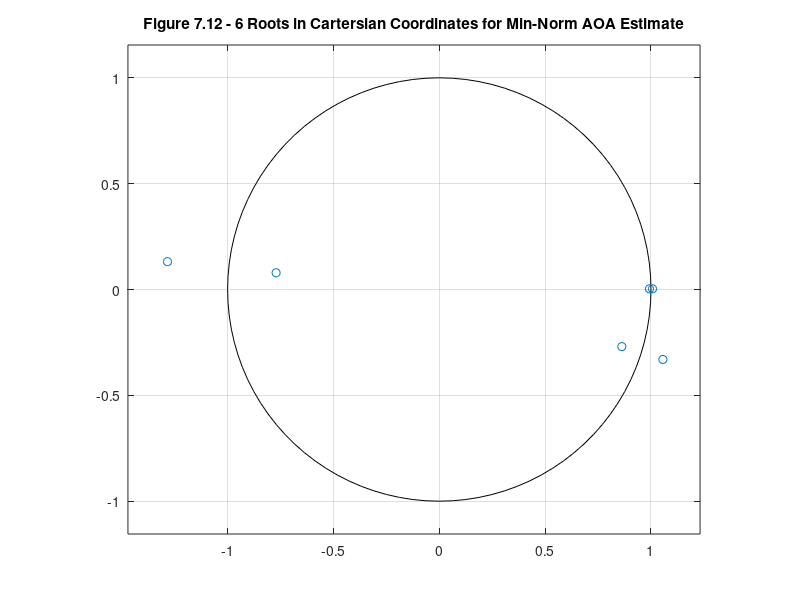
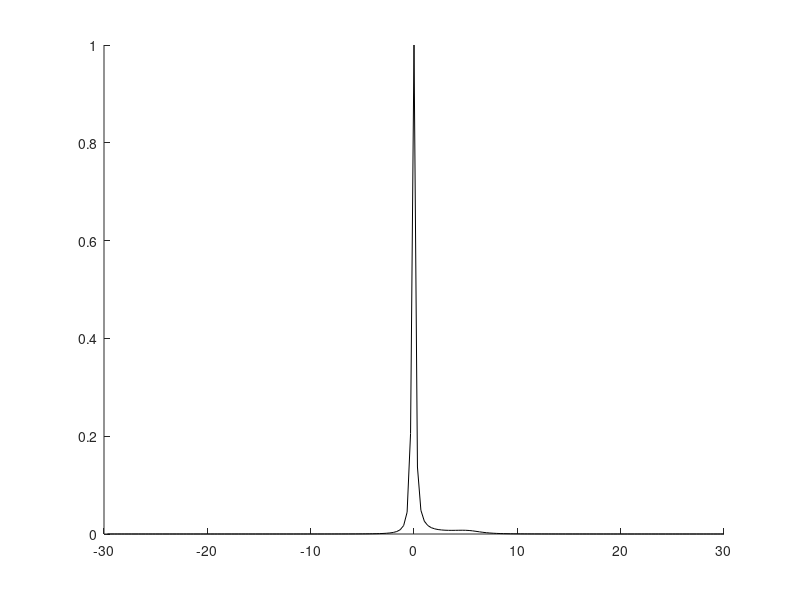

Write MATLAB code to recreate these figures, in order. (Note: this script raises an error after producing the figures.)
%%%%%%%%%%%%%%%%%%%%%%%%%%%%%%%%%%%%%%%%%%%%%%%%%%%%%%%%%%%%%%
%%                                                          %%
%%  ******************************************************  %%
%%  * Smart Antennas for Wireless Applications w/ Matlab *  %%
%%  ******************************************************  %%
%%                                                          %%
%% Chapter 7: Ex 7.14                                       %%
%%                                                          %%
%% Author: Frank Gross                                      %%
%% McGraw-Hill, 2005                                        %%
%% Date:  1/26/2004                                         %%
%%                                                          %%
%% This code creates Figures 7.12 & 7.13, a plot of the     %%
%%     roots determined by the Min-Norm AOA estimate in     %%
%%     cartesian coordinates and a plot of a Min-Norm       %%
%%     Pseudospectrum for theta1= -2 & theta2 = 4. Use      %%
%%     time averages instead of expected values by assuming %%
%%     ergodicity of the mean and ergodicity of the         %%
%%     correlation.                                         %% 
%%%%%%%%%%%%%%%%%%%%%%%%%%%%%%%%%%%%%%%%%%%%%%%%%%%%%%%%%%%%%%      

%%------------------- Define Variables:---------------------%%
% M - # of elements in array                                 %
% sig2 - noise variance                                      %
% D - number of signals                                      %
% th1, th2 - angles of arrival                               %
% K - Length of time samples                                 %
% u1 - cartesian basis vector                                %
% a1, a2, a - array steering vectors                         %
% A - Steering vector matrix                                 %
% Rss - Source correlation matrix                            %
% Rnn - noise correlation matrix                             %
% Rns - noise/signal correlation matrix                      %
% Rsn - signal/noise correlation matrix                      %
% Rxx - Array correlation matrix                             %
% V,Dia - eigen vectors, V and eigen values, D of Rxx        %
% EN - Noise subspace matrix                                 %
% P - Min-Norm Psuedospectra                                 % 
% C - hermetian matrix composed of noise subspace EN         %
% c1 - first column vector of matrix C                       %
% cc - coefficients of Min-Norm polynomial                   %
% rts - roots of Min-Norm polynomial                         %
% angs - angles associated with roots of Min-Norm Polynomial %
%%----------------------------------------------------------%%

%%----- Given Values -----%%

M = 4; sig2 = .3; D = 2;

th1 = -2*pi/180; th2 = 4*pi/180;  K = 300;

temp = eye(M); u1 = temp(:,1);

%%----- Create array steering vectors, a1 & a2, steering matrix -----%%

a1 = [];  a2 = [];
i = 1:M;
a1 = exp(1j*(i-1)*pi*sin(th1));
a2 = exp(1j*(i-1)*pi*sin(th2));
A = [a1.' a2.'];

%%----- Calculate signal correlation matrix -----%%

s = sign(randn(D,K));      % Calculate the K time samples of the signals for the 
                           % two arriving directions
Rss = s*s'/K;              % source correlation matrix with uncorrelated signals

%%----- Calculate Correlation Matrices -----%%

n = sqrt(sig2)*randn(M,K); % Calculate the K time samples of the noise for the 6 array
                           % elements         
Rnn = (n*n')/K;            % Calculate the noise correlation matrix (which is no longer diagonal)
Rns = (n*s')/K;            % Calculate the noise/signal correlation matrix
Rsn = (s*n')/K;            % Calculate the signal/noise correlation matrix
Rxx = A*Rss*A' + A*Rsn + Rns*A' + Rnn;

%%----- Determine Noise Subspace Matrix -----%%

[V,Dia] = eig(Rxx); [Y,Index] = sort(diag(Dia)); % sorts eigenvalues from least to greatest

EN = V(:,Index(1:M-D));    % calculate the noise subspace matrix of eigenvectors
                           % using the sorting done in the previous line
                          
%%----- Determine Min-Norm Psuedospectrum -----%%

for k = 1:180;
    th(k) = -pi/6 + pi*k/(3*180);
    clear a
    a=[];
    for jj = 1:M
       a = [a;exp(1j*(jj-1)*pi*sin(th(k)))];
    end
    P(k) = 1/abs(a'*EN*EN'*u1)^2; 
end

%%----- Part A: Find the matrix C -----%%

C = EN*EN';
                         
%%----- Part B: Find the first column vector of the matrix C -----%%                           
                           
c1 = (EN*EN')*u1;  CC = c1*c1';

%%----- Part C: Find the coefficients for the Root Min-Norm polynomial -----%%

for kk = -M+1:M-1
    cc(kk+M) = sum(diag(CC,kk));
end

%%----- Part D: Display the roots of the Root Min-Norm Polynomial -----%%

rts = roots(cc);

%%----- Part E: Display the angles of the Root Min-Norm Polynomial -----%%

angs = -asin(angle(rts)/pi)*180/pi;

%%----- Plot Results -----%%

figure(1), zplane(rts)
title('\bfFigure 7.12 - 6 Roots in Cartersian Coordinates for Min-Norm AOA Estimate')

figure(2), plot(th*180/pi,P/max(P),'k',angs,abs(rts),'kX','markersize',10)
xlabel('Angle'), ylabel('|P(\theta)|')
title('\bfFigure 7.13 - Min-Norm Psuedospectrum and Roots Found Using Root Min-Norm')
axis([-15 15 0 1.6]), grid on
